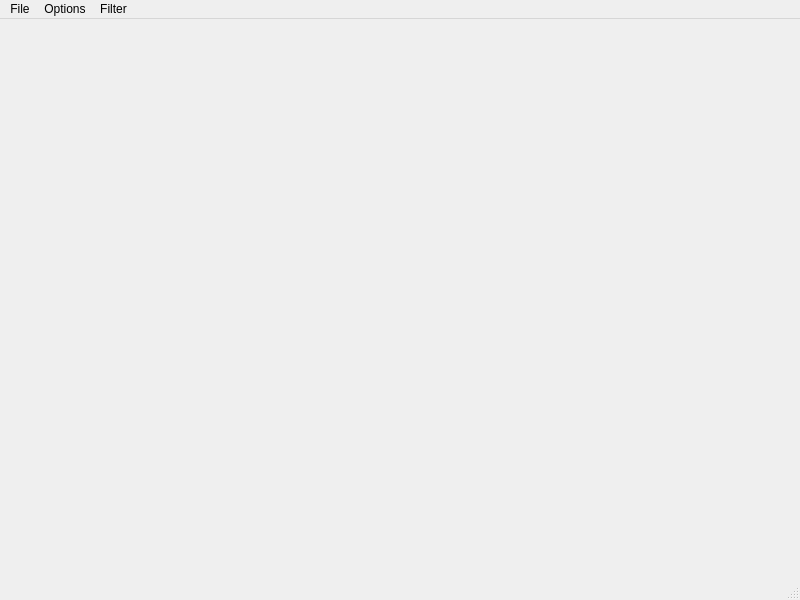
<?xml version="1.0" encoding="UTF-8"?>
<ui version="4.0">
 <class>MainWindow</class>
 <widget class="QMainWindow" name="MainWindow">
  <property name="geometry">
   <rect>
    <x>0</x>
    <y>0</y>
    <width>800</width>
    <height>600</height>
   </rect>
  </property>
  <property name="windowTitle">
   <string>MainWindow</string>
  </property>
  <widget class="QWidget" name="centralwidget"/>
  <widget class="QMenuBar" name="menubar">
   <property name="geometry">
    <rect>
     <x>0</x>
     <y>0</y>
     <width>800</width>
     <height>32</height>
    </rect>
   </property>
   <widget class="QMenu" name="menuFile">
    <property name="title">
     <string>File</string>
    </property>
    <addaction name="actionNew_analysis"/>
    <addaction name="actionOpen_analysis"/>
    <addaction name="actionSave"/>
    <addaction name="separator"/>
    <addaction name="actionQuit"/>
   </widget>
   <widget class="QMenu" name="menuOptions">
    <property name="title">
     <string>Options</string>
    </property>
   </widget>
   <widget class="QMenu" name="menuFilter">
    <property name="title">
     <string>Filter</string>
    </property>
   </widget>
   <addaction name="menuFile"/>
   <addaction name="menuOptions"/>
   <addaction name="menuFilter"/>
  </widget>
  <widget class="QStatusBar" name="statusbar"/>
  <action name="actionNew_analysis">
   <property name="text">
    <string>New analysis</string>
   </property>
  </action>
  <action name="actionOpen_analysis">
   <property name="text">
    <string>Open analysis</string>
   </property>
  </action>
  <action name="actionSave">
   <property name="text">
    <string>Save</string>
   </property>
  </action>
  <action name="actionQuit">
   <property name="text">
    <string>Quit</string>
   </property>
  </action>
 </widget>
 <resources/>
 <connections/>
</ui>
